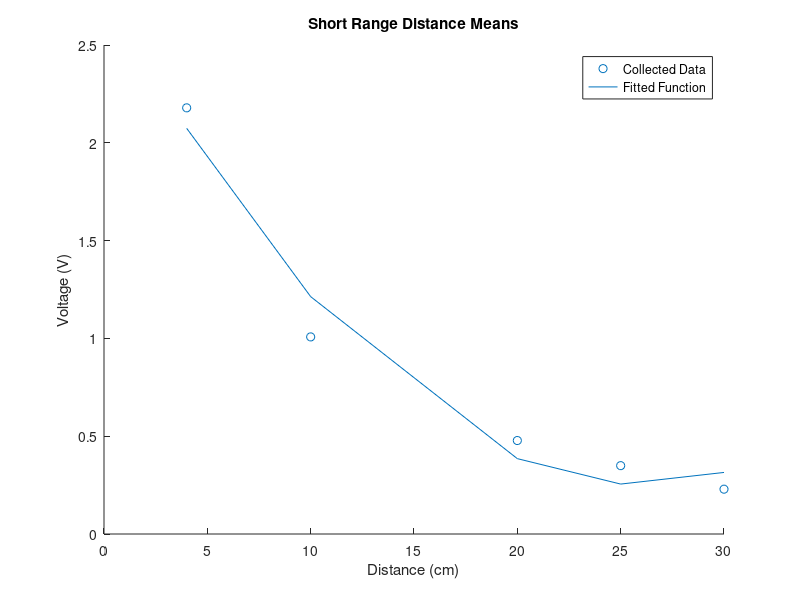
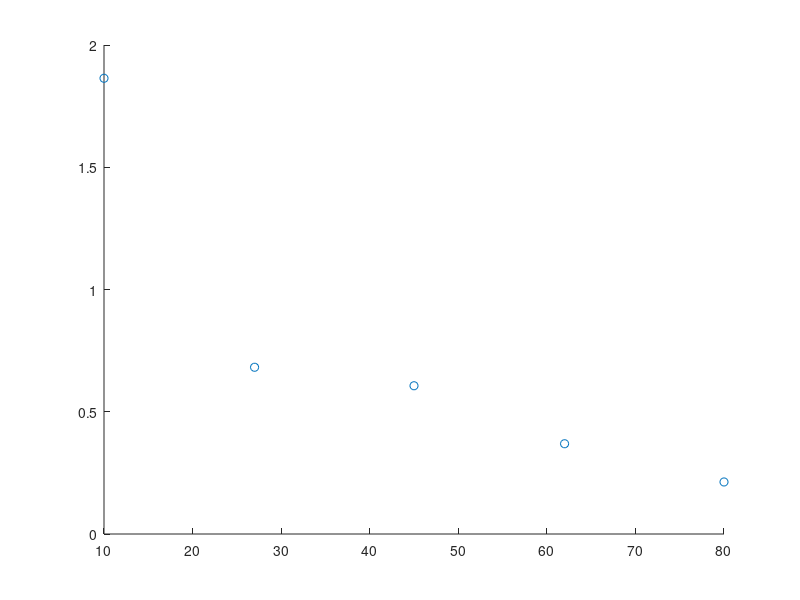

The MATLAB script that drew these images, in order: (Note: this script raises an error after producing the figures.)
%% SENSOR MODEL %%
clc;
clear all;
close all;
load('./Data Collection/SensorModel/all-sensor-model-data.mat')
load('./Data Collection/SensorModel/group-8.mat')

% Means
all_short = cat(1, s4, s10, s20, s25, s30);
each_short_mean = [mean(s4) mean(s10) mean(s20) mean(s25) mean(s30)];

all_med = cat(1, m10, m27, m45, m62, m80);
each_med_mean = [mean(m10) mean(m27) mean(m45) mean(m62) mean(m80)];

all_long = cat(1, l20group8,l40group8, l80group8, l120group8, l150group8);
each_long_mean = [mean(l20group8) mean(l40group8) mean(l80group8) mean(l120group8) mean(l150group8)];

% Plots
figure(1)
short_dist = [4 10 20 25 30];
hold on
scatter(short_dist, each_short_mean);
p = polyfit(short_dist, each_short_mean, 2);
plot(short_dist, polyval(p, short_dist))
hold off
legend('Collected Data','Fitted Function')
title('Short Range Distance Means')
xlabel('Distance (cm)')
ylabel('Voltage (V)')
short_eqn = sprintf('y = (%.6f) x^2 + (%.6f) x + (%.6f)',p(1),p(2),p(3));
disp(short_eqn)

figure(2)
med_dist = [10 27 45 62 80];
hold on
scatter(med_dist, each_med_mean);
x0 = [112703 97 2 0]; 
rational = fittype( @(a,b,c,d,x) (a*(x + b).^(-c))+d );
[fitted_curve,gof] = fit(med_dist',each_med_mean',rational,'StartPoint',x0);
p = coeffvalues(fitted_curve);
plot(med_dist, fitted_curve(med_dist))
hold off
legend('Collected Data','Fitted Function')
title('Medium Range Distance Means')
xlabel('Distance (cm)')
ylabel('Voltage (V)')
med_eqn = sprintf('y = (%.6f)*( x + (%.6f) )^(-(%.6f)) + (%.6f)',p(1),p(2),p(3),p(4));
disp(med_eqn)

figure(3)
long_dist = [20 40 80 120 150];
hold on
scatter(long_dist, each_long_mean);
x0 = [1 1 1 1]; 
rational = fittype( @(a,b,c,d,x) (a*(x + b).^(-c))+d );
[fitted_curve,gof] = fit(long_dist',each_long_mean',rational,'StartPoint',x0);
p = coeffvalues(fitted_curve);
plot(long_dist, fitted_curve(long_dist))
hold off
legend('Collected Data','Fitted Function')
title('Long Range Distance Means')
xlabel('Distance (cm)')
ylabel('Voltage (V)')
long_eqn = sprintf('y = (%.6f)*( x + (%.6f) )^(-(%.6f)) + (%.6f)',p(1),p(2),p(3),p(4));
disp(long_eqn)
